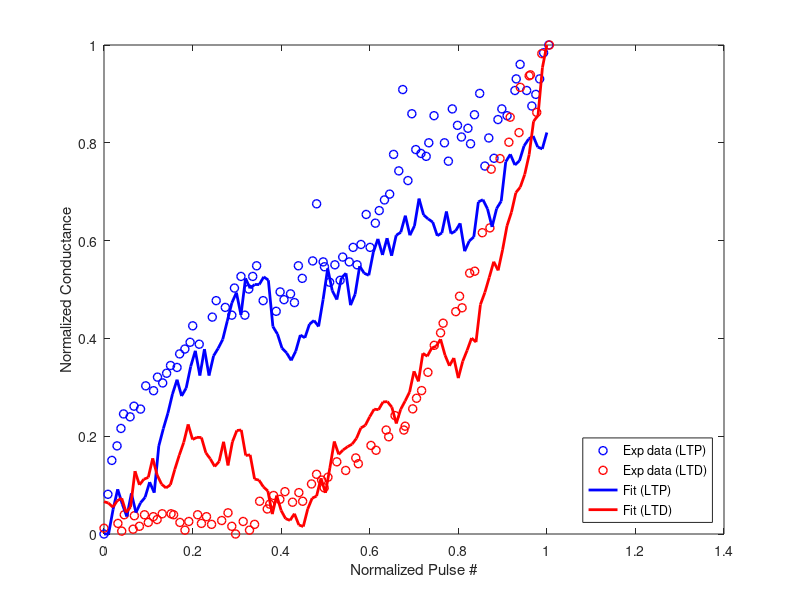

Write the MATLAB code that produced this figure.
% This script is for fitting the experimental weight update data and extract the device parameters

clc;
clear;
close all;
exp_LTP_raw=[   0	2.92308E-09
            0.857143	6.07692E-09
            1.71429	8.76923E-09
            2.85714	9.92308E-09
            3.71429	1.13077E-08
            4.28571	1.24615E-08
            5.71429	1.22308E-08
            6.57143	1.30769E-08
            8	1.28462E-08
            9.14286	1.46923E-08
            10.8571	1.43077E-08
            11.7143	1.53846E-08
            12.8571	1.49231E-08
            13.7143	1.56923E-08
            14.5714	1.63077E-08
            16	1.61538E-08
            16.5714	1.72308E-08
            17.7143	1.76154E-08
            18.8571	1.81538E-08
            19.4286	1.94615E-08
            20.8571	0.000000018
            23.7143	2.01538E-08
            24.5714	2.14615E-08
            26.5714	2.09231E-08
            28	2.03077E-08
            28.5714	2.24615E-08
            30	2.33846E-08
            30.8571	2.03077E-08
            31.7143	2.23846E-08
            32.5714	2.33846E-08
            33.4286	2.42308E-08
            34.8571	2.14615E-08
            37.7143	2.06154E-08
            38.5714	2.21538E-08
            39.4286	2.15385E-08
            40.8571	0.000000022
            41.7143	2.13077E-08
            42.5714	2.42308E-08
            43.4286	2.32308E-08
            45.7143	2.46154E-08
            46.5714	2.91538E-08
            48	2.45385E-08
            48.2857	2.41538E-08
            49.4286	2.29231E-08
            50.5714	2.43077E-08
            51.7143	2.30769E-08
            52.2857	2.49231E-08
            53.7143	2.45385E-08
            54.5714	2.56923E-08
            55.4286	2.43077E-08
            56.2857	2.59231E-08
            57.4286	2.83077E-08
            58.2857	2.56923E-08
            59.4286	2.76154E-08
            60.2857	2.86154E-08
            61.4286	2.94615E-08
            62.5714	2.99231E-08
            63.4286	3.30769E-08
            64.5714	3.17692E-08
            65.4286	3.82308E-08
            66.5714	0.000000031
            67.4286	3.63077E-08
            68.2857	3.34615E-08
            69.4286	3.31538E-08
            70.5714	3.29231E-08
            71.1429	0.000000034
            72.2857	3.61538E-08
            74.5714	0.000000034
            75.4286	3.25385E-08
            76.2857	3.66923E-08
            77.4286	3.53846E-08
            78.2857	3.44615E-08
            79.7143	3.51538E-08
            80.2857	3.39231E-08
            81.1429	3.62308E-08
            82.2857	3.79231E-08
            83.4286	3.21538E-08
            84.2857	3.43846E-08
            85.4286	3.27692E-08
            86.2857	3.58462E-08
            87.1429	3.66923E-08
            88.2857	3.61538E-08
            90	3.81538E-08
            90.2857	3.90769E-08
            91.1429	4.02308E-08
            92.5714	3.81538E-08
            93.7143	3.69231E-08
            94.5714	3.78462E-08
            95.4286	3.90769E-08
            96.2857	4.11538E-08
            97.4286	4.17692E-08];

exp_LTD_raw=[   0	3.15385E-09
            3.1424	3.53846E-09
            4.0004	2.92308E-09
            4.5714	4.23077E-09
            6.5714	3.07692E-09
            6.8574	4.15385E-09
            8.0004	3.30769E-09
            9.1424	4.23077E-09
            10.0004	3.61538E-09
            11.1424	4.07692E-09
            12.0004	3.84615E-09
            13.1424	4.30769E-09
            15.1424	4.30769E-09
            15.7144	4.23077E-09
            17.1424	3.61538E-09
            18.2854	0.000000003
            19.1424	3.69231E-09
            21.1424	4.23077E-09
            22.0004	3.53846E-09
            23.1424	4.07692E-09
            24.2854	3.46154E-09
            26.5714	3.76923E-09
            28.0004	4.38462E-09
            28.8574	3.30769E-09
            29.7144	2.69231E-09
            31.4284	3.69231E-09
            32.8574	0.000000003
            34.0004	3.46154E-09
            35.1424	5.30769E-09
            36.8574	4.69231E-09
            37.4284	5.07692E-09
            38.2854	5.76923E-09
            39.7144	5.46154E-09
            40.8574	6.07692E-09
            42.5714	5.23077E-09
            44.0004	0.000000006
            44.8574	5.30769E-09
            46.8574	6.69231E-09
            48.0004	7.46154E-09
            49.1424	0.000000007
            49.7144	6.38462E-09
            50.5714	7.23077E-09
            52.5714	8.46154E-09
            54.5714	7.76923E-09
            56.8574	8.76923E-09
            57.4284	8.30769E-09
            60.2854	9.76923E-09
            61.4284	9.38462E-09
            63.7144	0.000000011
            64.2854	1.04615E-08
            65.7144	1.21538E-08
            67.7144	0.000000011
            68.0004	1.13077E-08
            69.7144	1.26923E-08
            70.5714	1.35385E-08
            71.7144	1.41538E-08
            73.1424	1.56154E-08
            74.5714	1.77692E-08
            76.0004	1.87692E-08
            76.5714	1.95385E-08
            79.4284	2.04615E-08
            80.2854	2.16923E-08
            80.8574	2.07692E-08
            82.5714	2.35385E-08
            83.7144	2.36923E-08
            85.4284	2.67692E-08
            87.1424	2.71538E-08
            87.4284	3.18462E-08
            89.4284	3.26923E-08
            91.4284	0.000000034
            91.7144	0.000000036
            93.7144	3.47692E-08
            94.0004	3.83846E-08
            96.0004	3.93077E-08
            96.2854	3.93846E-08
            97.7144	3.63846E-08
            98.8574	4.10769E-08
            100.5714	4.17692E-08];
xf_ltp = floor(max(exp_LTP_raw(:,1)));
xf_ltd = floor(max(exp_LTD_raw(:,1)));
x_step_ltp = 1/xf_ltp;
x_step_ltd = 1/xf_ltd;
yf_ltp = max(exp_LTP_raw(:,2));
yf_ltd = max(exp_LTD_raw(:,2));
yi_ltp = min(exp_LTP_raw(:,2));
yi_ltd = min(exp_LTD_raw(:,2));

exp_LTP(:,1) = exp_LTP_raw(:,1)/xf_ltp;
exp_LTD(:,1) = exp_LTD_raw(:,1)/xf_ltd;
exp_LTP(:,2) = (exp_LTP_raw(:,2)-yi_ltp)/(yf_ltp-yi_ltp);
exp_LTD(:,2) = (exp_LTD_raw(:,2)-yi_ltd)/(yf_ltd-yi_ltd);

plot(exp_LTP(:,1), exp_LTP(:,2), 'bo', 'LineWidth', 1);
hold on;
plot(exp_LTD(:,1), exp_LTD(:,2), 'ro', 'LineWidth', 1);

xf = 1;
A_LTP = 0.5;
B_LTP = 1./(1-exp(-1./A_LTP));
A_LTD = 0.2;
B_LTD = 1./(1-exp(-1./A_LTD));

% LTP fitting
var_amp = 0.035;    % LTP cycle-to-cycle variation
rng(103);
x_ltp(1) = 0;
y_ltp(1) = 0;
for n=1:1/x_step_ltp+1
    x_ltp(n+1) = x_ltp(n)+x_step_ltp;
    y_ltp(n+1) = B_LTP(1)*(1-exp(-x_ltp(n+1)/A_LTP(1)));
    delta_y = (y_ltp(n+1)-y_ltp(n)) + randn*var_amp;
    y_ltp(n+1) = y_ltp(n) + delta_y;   
    if y_ltp(n+1)>=1
        y_ltp(n+1)=1;
    elseif y_ltp(n+1)<=0
        y_ltp(n+1)=0;
    end
    x_ltp(n+1) = -A_LTP(1)*log(1-(y_ltp(n+1))/B_LTP(1));
end
plot((0:n-1)/(n-1), y_ltp(1:n), 'b', 'linewidth', 2);

% LTD fitting
var_amp = 0.025;    % LTD cycle-to-cycle variation
rng(898);
x_ltd(1) = 1;
y_ltd(1) = 1;
for n=1:1/x_step_ltd+1
    x_ltd(n+1) = x_ltd(n)-x_step_ltd;
    y_ltd(n+1) = -B_LTD(1)*(1-exp((x_ltd(n+1)-1)/A_LTD(1)))+1;
    delta_y = (y_ltd(n+1)-y_ltd(n)) + randn*var_amp;
    y_ltd(n+1) = y_ltd(n) + delta_y;
    if y_ltd(n+1)>=1
        y_ltd(n+1)=1;
    elseif y_ltd(n+1)<=0
        y_ltd(n+1)=0;
    end
    x_ltd(n+1) = A_LTD(1)*log(1+(y_ltd(n+1)-1)/B_LTD(1))+1;
end
x_start = numel(x_ltd(:));
x_end = numel(x_ltd(:)) - n;
plot((n-1:-1:0)/(n-1), y_ltd(1:n), 'r', 'linewidth', 2);

xlabel('Normalized Pulse #');
ylabel('Normalized Conductance');
legend('Exp data (LTP)','Exp data (LTD)', 'Fit (LTP)', 'Fit (LTD)', 'location', 'southeast');
